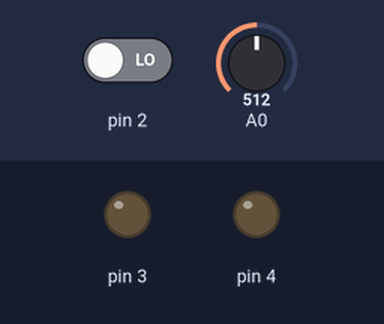
The sketch below on a simulated Arduino Uno, built with avr-gcc and run on an emulated ATmega328P. On the bench: output pins drawn as LEDs (lit = HIGH). The inputs (shaded band) are chosen by the test bench; at power-on: pin 2 LOW, A0 = 512.

Above: at 1.3 s.
1.4 s: pin 2 driven HIGH
At 3.2 s:
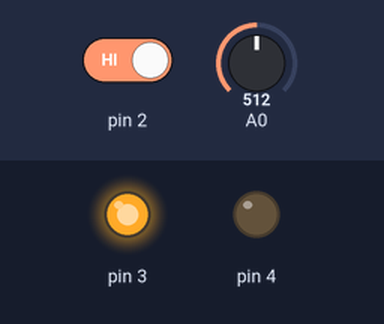
3.5 s: A0 set to 30
At 5.0 s:
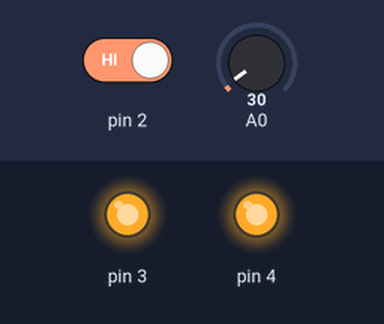
5.5 s: pin 2 driven LOW
At 6.5 s:
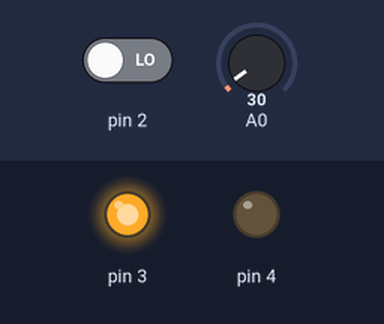
7.5 s: A0 set to 35
9.2 s: A0 set to 43
At 10.8 s:
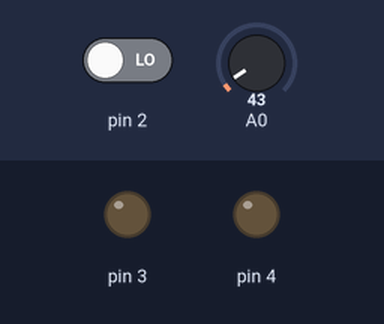
Timing chart, 0 to 12.3 s (numbered marks = the images above; inputs shaded):
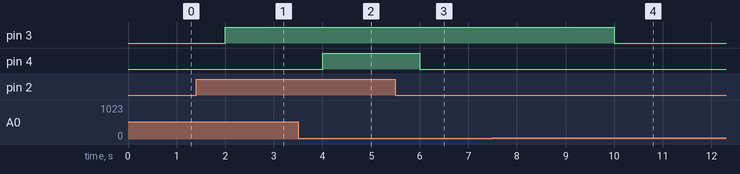

The sketch:

Code_file.ino
```cpp
void setup ()
{
 pinMode(2,INPUT);
 pinMode(3,OUTPUT);
 pinMode(4,OUTPUT);

}

void loop ()
{

 int reading = analogRead(A0);
 int type = digitalRead(2);
 delay(500);
  if(reading>40)
{
  if(type == HIGH)
  {
     digitalWrite(3,HIGH);
  }
    else
   {
    digitalWrite(3,LOW);
   }

}

else if(reading<40)
{
  if(type== HIGH)
  {
     digitalWrite(4,HIGH);
  }
    else
   {
    digitalWrite(4,LOW);
   }
 }

 else
 {
   digitalWrite(3,LOW);
   digitalWrite(4,LOW);

 }

}
```

Measured:
- the behaviour switches between 39 and 40 on A0 (found by bisection; images 3 and 4)
- after the input at 1.4 s, pin 3: LOW → HIGH after 0.60 s
- after the input at 3.5 s, pin 4: LOW → HIGH after 0.50 s
- after the input at 5.5 s, pin 4: HIGH → LOW after 0.50 s
- after the input at 7.5 s, every drawn part: stays the same
- after the input at 9.2 s, pin 3: HIGH → LOW after 0.80 s
